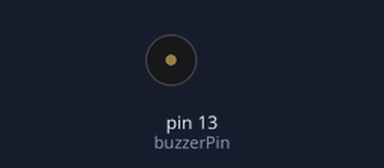
Recording of a sketch running on a simulated Arduino Uno, built with avr-gcc and run on an emulated ATmega328P. On the bench: buzzer (waves = sounding).

Above: at 0.8 s.
Timing chart, 0 to 3.0 s (numbered marks = the images above):
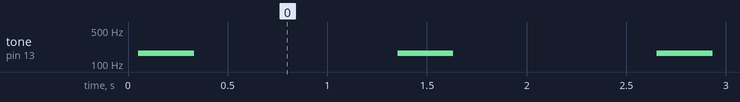

Measured:
- by itself, tone on pin 13 (buzzerPin): alternates 166 Hz for 0.28 s and silent for 1.0 s

The sketch:

Buzzer_Beep.ino
```cpp
/*
 * Filename: Buzzer Beep
 * Function: active buzzer makes sounds
 * Compiling IDE：ARDUINO 2.3.3
 * Author: https://www.keyestudio.com/
*/
const int buzzerPin = 13; // the buzzer pin

void setup(){
  pinMode(buzzerPin, OUTPUT); // Set as output
}

void loop(){
  for (int i = 0; i < 50; i++) // Loop 50 times and play a short tone each time
  {
    digitalWrite(buzzerPin, HIGH); // Set to HIGH to make the buzzer sound
    delay(3); // Wait for 3 milliseconds
    digitalWrite(buzzerPin, LOW); // LOW to turn off the buzzer
    delay(3); //
  }
  delay(1000); // Wait for 1s before starting the next loop
}
```
